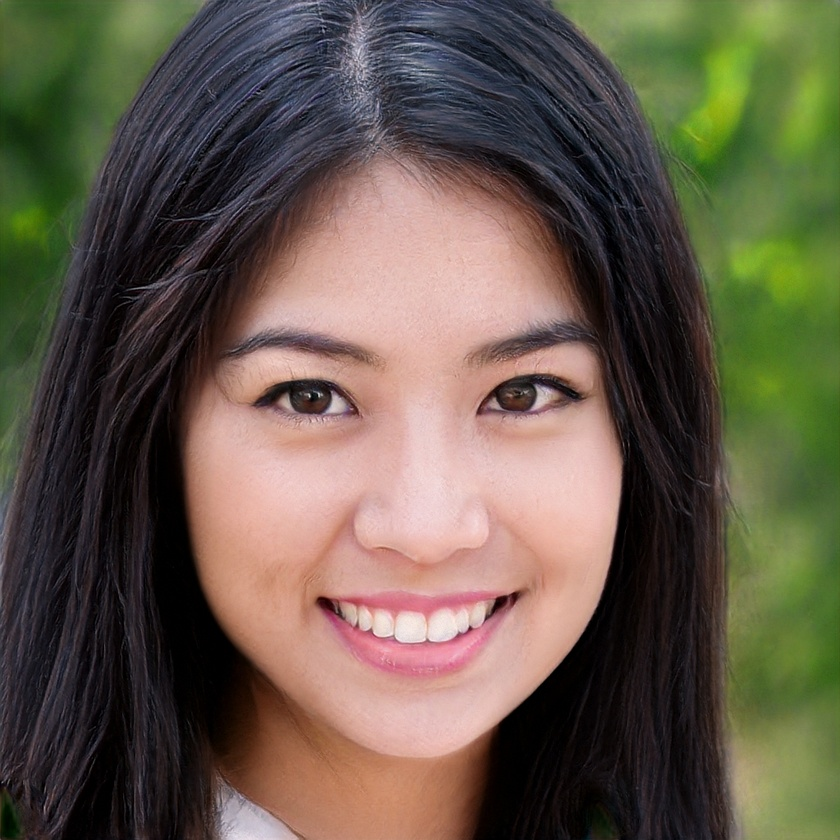
#> input picture Filters/Person.jpeg, 840 x 840 px, shrunk from 1024 x 1024 before the run
$ python leftmirror.py
#> lines starting #> are read from the running program, lines starting #| are printed output that depends on the picture
import cv2

img=cv2.imread("Person.jpeg")
#> img is the input picture: shape (840, 840, 3); mean B, G, R 74.5, 90, 100.7
img=cv2.cvtColor(img,cv2.COLOR_BGR2RGB)
hi,wi=img.shape[0:2]
#> hi = 840; wi = 840

hw=wi//2
#> hw = 420
newWidth=hw
#> newWidth = 420

for y in range(hi):
  for x in range(hw,wi):
    img[y,x]=img[y,newWidth]
    newWidth=newWidth-1
  newWidth=hw
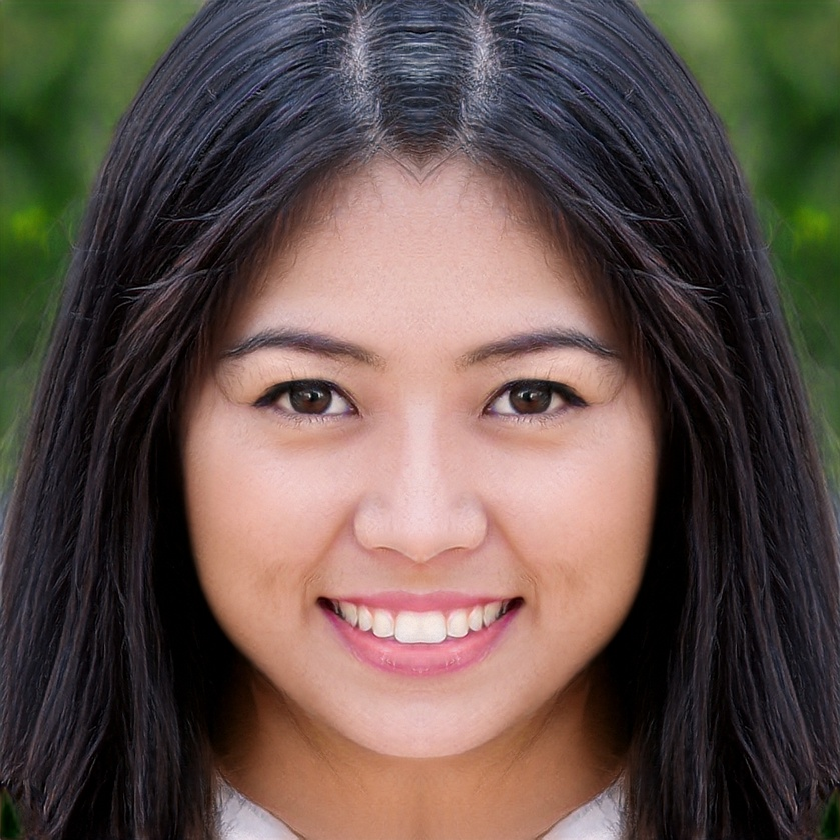
#> img: shape (840, 840, 3); mean R, G, B 99.2, 82.6, 76

img=cv2.cvtColor(img,cv2.COLOR_RGB2BGR)
cv2.imshow("leftmirror",img)
